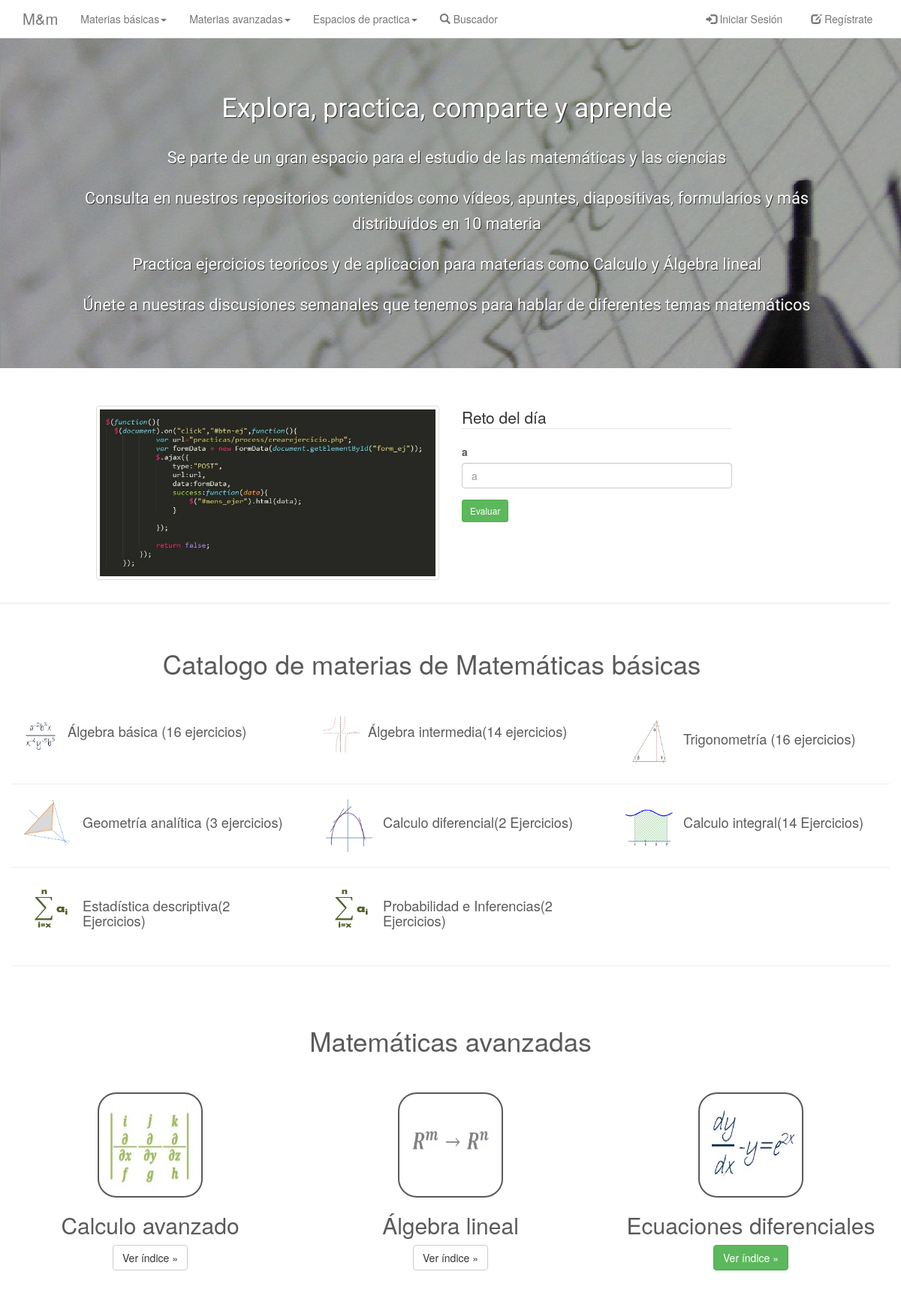
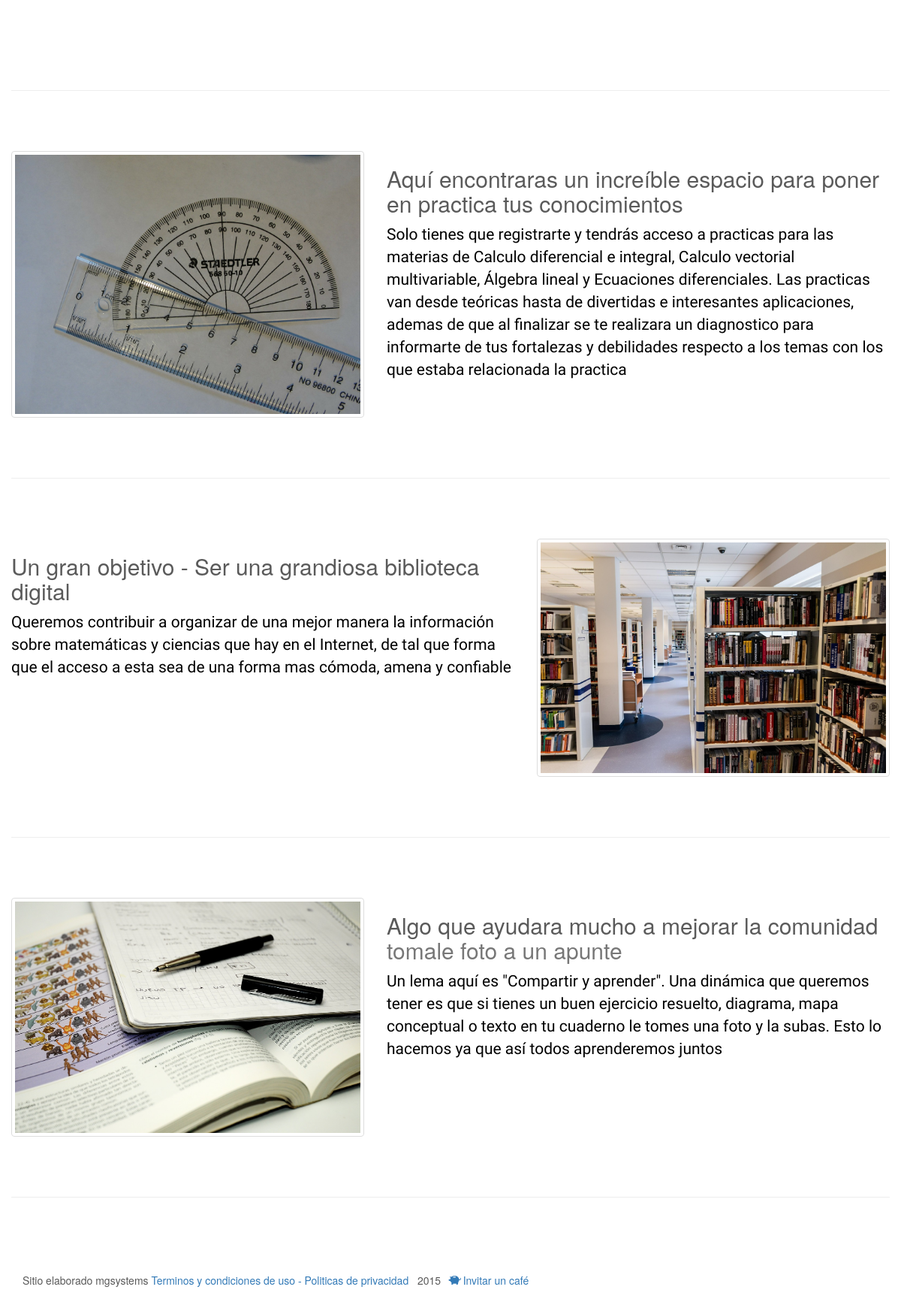
The page / on the database its author committed (2 pictures, top to bottom).
### tables this page shows
CREATE TABLE IF NOT EXISTS `retos_pack` (
  `id_retos` int(11) NOT NULL,
  `pregunta` varchar(200) NOT NULL,
  `respuesta` varchar(25) NOT NULL,
  `placeholder` varchar(100) NOT NULL,
  `mens_salida` varchar(100) NOT NULL,
  `img` varchar(50) NOT NULL
);

### vistas_principales/inx/consulta_reto.php (called while the page is built, shortened)
<?php
	$s="SELECT * FROM retos_pack order by id_retos desc limit 1";
	$es=$conexion->query($s);
	$as=$es->fetch_array();
	$pregunta=$as[1];
	$pl=$as[3];
	$place="placeholder='$pl'";
	$i=$as[5];
	$image="src='image/$i.jpg'"
 ?>

### vistas_principales/inx/retos.php (the view, shortened to what this page needs)
<?php include('vistas_principales/inx/consulta_reto.php'); ?>
<br>
<div class='moment'>
<div class='row '>
  <div class="col-md-5 col-md-offset-1">
    <img class="img-thumbnail img-responsive" <?php echo $image ?> alt="Ecuacion exponencial">
  </div>
  <div class='col-md-4'>
    <form id="form_seccion" method='POST'>
      <legend>Reto del día</legend>
      <div class="form-group">
        <label for="exampleInputEmail1"><?php echo $pregunta ?></label>
        <input type="text" name='rt' class="form-control" <?php echo $place; ?>>
      </div>
      <button type="button" value="enviar" id="btn-enviar" class="btn btn-success btn-sm">Evaluar</button>
    </form>
  </div>
</div>
</div>
<div class="row">
  <center>
  <div style="border-bottom:solid #f2f2f2 2px;margin-left:-50px;margin-bottom:60px;"><p></p><br></div>
  </center>

### css/carousel.css (style rules this page uses)
body { padding-bottom: 40px; color: #5a5a5a; }

### rows shown on the page
retos_pack: img (picture), pregunta "a"

### other values the page prints
$uno "16"
$dos "14"
$tres "16"
$cuatro "3"
$cinco "2"
$seis "14"
$siete "2"
